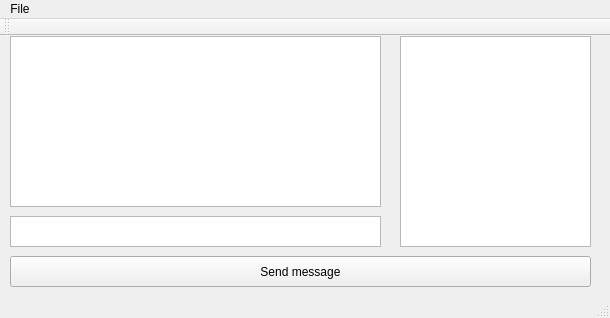
<?xml version="1.0" encoding="UTF-8"?>
<ui version="4.0">
 <class>MultitalkWindow</class>
 <widget class="QMainWindow" name="MultitalkWindow">
  <property name="geometry">
   <rect>
    <x>0</x>
    <y>0</y>
    <width>610</width>
    <height>318</height>
   </rect>
  </property>
  <property name="windowTitle">
   <string>MultitalkWindow</string>
  </property>
  <property name="statusTip">
   <string/>
  </property>
  <widget class="QWidget" name="centralWidget">
   <widget class="QPlainTextEdit" name="plainTextEdit">
    <property name="geometry">
     <rect>
      <x>10</x>
      <y>0</y>
      <width>371</width>
      <height>171</height>
     </rect>
    </property>
   </widget>
   <widget class="QTextEdit" name="textEdit">
    <property name="geometry">
     <rect>
      <x>10</x>
      <y>180</y>
      <width>371</width>
      <height>31</height>
     </rect>
    </property>
   </widget>
   <widget class="QListView" name="listView">
    <property name="geometry">
     <rect>
      <x>400</x>
      <y>0</y>
      <width>191</width>
      <height>211</height>
     </rect>
    </property>
   </widget>
   <widget class="QPushButton" name="pushButton">
    <property name="geometry">
     <rect>
      <x>10</x>
      <y>220</y>
      <width>581</width>
      <height>31</height>
     </rect>
    </property>
    <property name="text">
     <string>Send message</string>
    </property>
   </widget>
  </widget>
  <widget class="QMenuBar" name="menuBar">
   <property name="geometry">
    <rect>
     <x>0</x>
     <y>0</y>
     <width>610</width>
     <height>25</height>
    </rect>
   </property>
   <widget class="QMenu" name="menuMultitalk">
    <property name="title">
     <string>File</string>
    </property>
    <addaction name="actionConnect"/>
    <addaction name="actionClose"/>
   </widget>
   <addaction name="menuMultitalk"/>
  </widget>
  <widget class="QToolBar" name="mainToolBar">
   <attribute name="toolBarArea">
    <enum>TopToolBarArea</enum>
   </attribute>
   <attribute name="toolBarBreak">
    <bool>false</bool>
   </attribute>
  </widget>
  <widget class="QStatusBar" name="statusBar"/>
  <action name="actionConnect">
   <property name="text">
    <string>Connect</string>
   </property>
  </action>
  <action name="actionClose">
   <property name="text">
    <string>Close</string>
   </property>
  </action>
 </widget>
 <layoutdefault spacing="6" margin="11"/>
 <resources/>
 <connections>
  <connection>
   <sender>actionConnect</sender>
   <signal>activated()</signal>
   <receiver>MultitalkWindow</receiver>
   <slot>connectToNetwork()</slot>
   <hints>
    <hint type="sourcelabel">
     <x>-1</x>
     <y>-1</y>
    </hint>
    <hint type="destinationlabel">
     <x>304</x>
     <y>158</y>
    </hint>
   </hints>
  </connection>
  <connection>
   <sender>actionClose</sender>
   <signal>activated()</signal>
   <receiver>MultitalkWindow</receiver>
   <slot>close()</slot>
   <hints>
    <hint type="sourcelabel">
     <x>-1</x>
     <y>-1</y>
    </hint>
    <hint type="destinationlabel">
     <x>304</x>
     <y>158</y>
    </hint>
   </hints>
  </connection>
 </connections>
 <slots>
  <slot>connectToNetwork()</slot>
  <slot>connectAccepted()</slot>
 </slots>
</ui>
